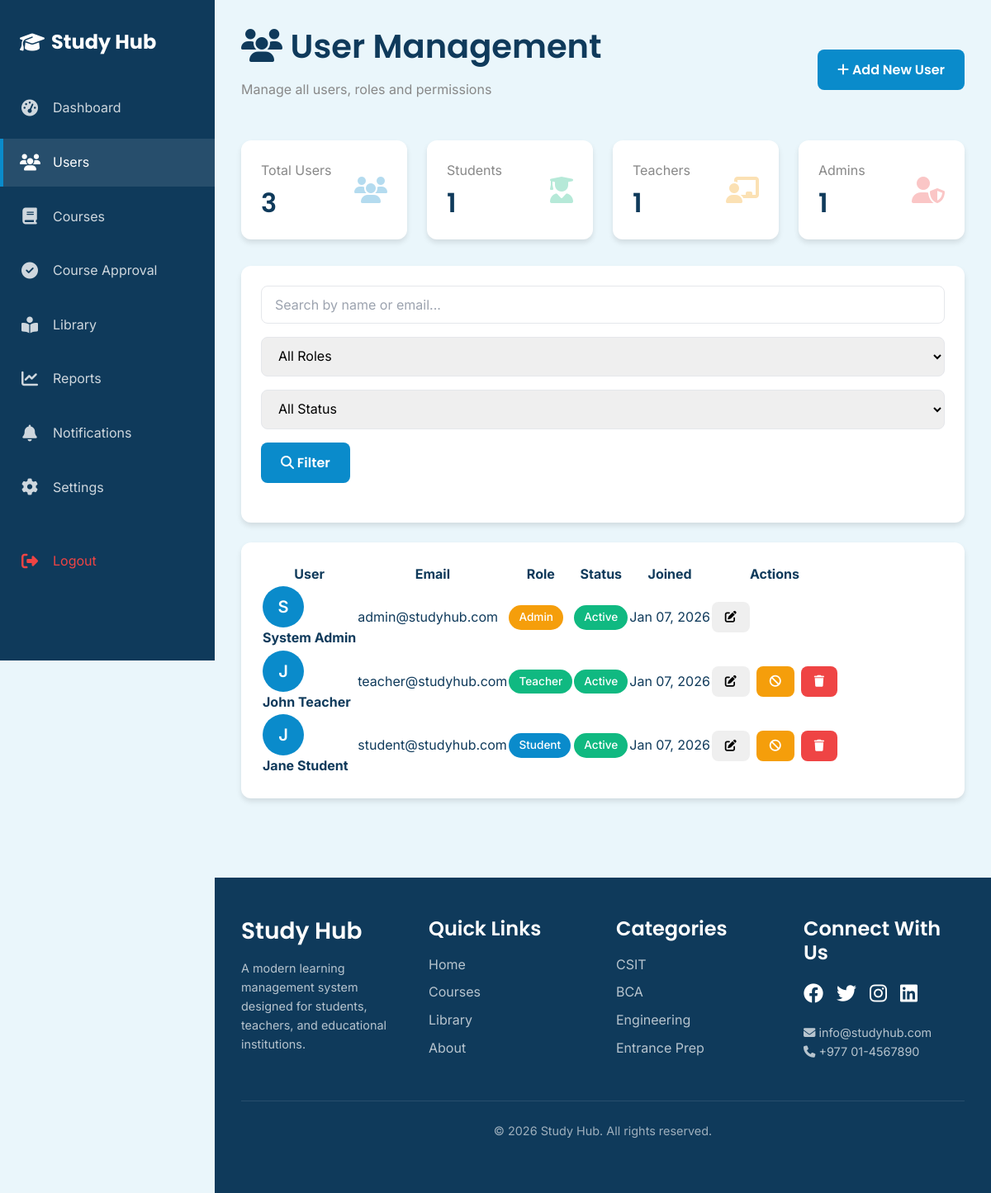
The page /admin/users.php (signed in) on the database its author committed.
### tables this page shows
CREATE TABLE users (
    id INT AUTO_INCREMENT PRIMARY KEY,
    full_name VARCHAR(100) NOT NULL,
    email VARCHAR(100) NOT NULL UNIQUE,
    password VARCHAR(255) NOT NULL,
    role ENUM('student', 'teacher', 'admin') NOT NULL DEFAULT 'student',
    profile_image VARCHAR(255) DEFAULT NULL,
    phone VARCHAR(20) DEFAULT NULL,
    address TEXT DEFAULT NULL,
    status ENUM('active', 'inactive', 'suspended') DEFAULT 'active',
    created_at TIMESTAMP DEFAULT CURRENT_TIMESTAMP,
    updated_at TIMESTAMP DEFAULT CURRENT_TIMESTAMP ON UPDATE CURRENT_TIMESTAMP,
    last_login TIMESTAMP NULL,
    INDEX idx_email (email),
    INDEX idx_role (role),
    INDEX idx_status (status)
);

### config/config.php (called while the page is built, shortened)
<?php
function getCurrentUserId() {
    return $_SESSION['user_id'] ?? null;
}
function formatDate($date) {
    return date('M d, Y', strtotime($date));
}

### admin/users.php (the view, shortened to what this page needs)
<?php
require_once '../config/config.php';
$db = new Database();
$conn = $db->getConnection();
$page = isset($_GET['page']) ? intval($_GET['page']) : 1;
$perPage = 15;
$offset = ($page - 1) * $perPage;
$searchQuery = $_GET['search'] ?? '';
$whereConditions = [];
$params = [];
$whereClause = !empty($whereConditions) ? 'WHERE ' . implode(' AND ', $whereConditions) : '';
$countQuery = "SELECT COUNT(*) FROM users $whereClause";
$countStmt = $conn->prepare($countQuery);
$countStmt->execute($params);
$totalUsers = $countStmt->fetchColumn();
$usersQuery = "SELECT * FROM users $whereClause ORDER BY created_at DESC LIMIT :limit OFFSET :offset";
$usersStmt = $conn->prepare($usersQuery);
$usersStmt->bindValue(':limit', $perPage, PDO::PARAM_INT);
$usersStmt->bindValue(':offset', $offset, PDO::PARAM_INT);
$usersStmt->execute();
$users = $usersStmt->fetchAll();
include '../includes/header.php';
?>
<div class="dashboard-layout">
    <?php include '../includes/sidebar.php'; ?>
    <div class="main-content">
        <div class="flex-between" style="margin-bottom: 2rem;">
            <div>
                <h1><i class="fas fa-users"></i> User Management</h1>
                <p style="color: var(--gray); margin-top: 0.5rem;">Manage all users, roles and permissions</p>
            </div>
            <button onclick="openModal('createUserModal')" class="btn btn-primary">
                <i class="fas fa-plus"></i> Add New User
            </button>
        </div>
        <div class="grid grid-cols-4" style="gap: 1.5rem; margin-bottom: 2rem;">
            <div class="card">
                <div class="flex-between">
                    <div>
                        <p style="color: var(--gray); margin-bottom: 0.5rem;">Total Users</p>
                        <h3 style="margin: 0; font-size: 2rem;"><?php echo $totalUsers; ?></h3>
                    </div>
                    <i class="fas fa-users" style="font-size: 2rem; color: var(--primary-blue); opacity: 0.3;"></i>
                </div>
            </div>
            <?php
            $roleStats = $conn->query("SELECT role, COUNT(*) as count FROM users GROUP BY role")->fetchAll(PDO::FETCH_KEY_PAIR);
            ?>
            <div class="card">
                <div class="flex-between">
                    <div>
                        <p style="color: var(--gray); margin-bottom: 0.5rem;">Students</p>
                        <h3 style="margin: 0; font-size: 2rem;"><?php echo $roleStats['student'] ?? 0; ?></h3>
                    </div>
                    <i class="fas fa-user-graduate" style="font-size: 2rem; color: var(--success); opacity: 0.3;"></i>
                </div>
            </div>
            <div class="card">
                <div class="flex-between">
                    <div>
                        <p style="color: var(--gray); margin-bottom: 0.5rem;">Teachers</p>
                        <h3 style="margin: 0; font-size: 2rem;"><?php echo $roleStats['teacher'] ?? 0; ?></h3>
                    </div>
                    <i class="fas fa-chalkboard-teacher" style="font-size: 2rem; color: var(--warning); opacity: 0.3;"></i>
                </div>
            </div>
            <div class="card">
                <div class="flex-between">
                    <div>
                        <p style="color: var(--gray); margin-bottom: 0.5rem;">Admins</p>
                        <h3 style="margin: 0; font-size: 2rem;"><?php echo $roleStats['admin'] ?? 0; ?></h3>
                    </div>
                    <i class="fas fa-user-shield" style="font-size: 2rem; color: var(--danger); opacity: 0.3;"></i>
                </div>
            </div>
        </div>
        <div class="card" style="margin-bottom: 1.5rem;">
            <form method="GET" class="filter-bar">
                <input type="text" name="search" class="form-control" placeholder="Search by name or email..." value="<?php echo htmlspecialchars($searchQuery); ?>">
                <select name="role" class="form-control">
                    <option value="">All Roles</option>
                </select>
                <select name="status" class="form-control">
                    <option value="">All Status</option>
                </select>
                <button type="submit" class="btn btn-primary">
                    <i class="fas fa-search"></i> Filter
                </button>
            </form>
        </div>
        <div class="card">
            <div class="table-responsive">
                <table class="table">
                    <thead>
                        <tr>
                            <th>User</th>
                            <th>Email</th>
                            <th>Role</th>
                            <th>Status</th>
                            <th>Joined</th>
                            <th>Actions</th>
                        </tr>
                    </thead>
                    <tbody>
                        <?php if (count($users) > 0): ?>
                            <?php foreach ($users as $user): ?>
                            <tr>
                                <td>
                                    <div class="flex-start" style="gap: 1rem; align-items: center;">
                                        <div class="user-avatar">
                                            <?php echo strtoupper(substr($user['full_name'], 0, 1)); ?>
                                        </div>
                                        <strong><?php echo htmlspecialchars($user['full_name']); ?></strong>
                                    </div>
                                </td>
                                <td><?php echo htmlspecialchars($user['email']); ?></td>
                                <td>
                                    <span class="badge badge-<?php
                                        echo $user['role'] === 'student' ? 'primary' :
                                             ($user['role'] === 'teacher' ? 'success' : 'warning');
                                    ?>">
                                        <?php echo ucfirst($user['role']); ?>
                                    </span>
                                </td>
                                <td>
                                    <span class="badge badge-<?php
                                        echo $user['status'] === 'active' ? 'success' :
                                             ($user['status'] === 'inactive' ? 'secondary' : 'danger');
                                    ?>">
                                        <?php echo ucfirst($user['status']); ?>
                                    </span>
                                </td>
                                <td><?php echo formatDate($user['created_at']); ?></td>
                                <td>
                                    <div class="table-actions">
                                        <button onclick='editUser(<?php echo json_encode($user); ?>)' class="btn btn-sm btn-info" title="Edit">
                                            <i class="fas fa-edit"></i>
                                        </button>
                                        <?php if ($user['id'] != getCurrentUserId()): ?>
                                        <form method="POST" style="display: inline;" onsubmit="return confirm('Are you sure?');">
                                            <button type="submit" class="btn btn-sm btn-<?php echo $user['status'] === 'active' ? 'warning' : 'success'; ?>" title="<?php echo $user['status'] === 'active' ? 'Suspend' : 'Activate'; ?>">
                                                <i class="fas fa-<?php echo $user['status'] === 'active' ? 'ban' : 'check'; ?>"></i>
                                            </button>
                                        </form>
                                        <form method="POST" style="display: inline;" onsubmit="return confirm('Are you sure you want to delete this user? This action cannot be undone.');">
                                            <button type="submit" class="btn btn-sm btn-danger" title="Delete">
                                                <i class="fas fa-trash"></i>
                                            </button>
                                        </form>
                                        <?php endif; ?>
                                    </div>
                                </td>
                            </tr>
                            <?php endforeach; ?>
                        <?php endif; ?>
                    </tbody>
                </table>
            </div>
        </div>
    </div>
    <?php include '../includes/footer.php'; ?>

### assets/css/style.css (style rules this page uses)
:root { --primary-blue: #0A8BCB; --secondary-blue: #1E9ED8; --background: #EAF6FB; --dark-text: #0F3A5B; --white: #FFFFFF; --light-gray: #F5F5F5; --gray: #888888; --success: #10B981; --warning: #F59E0B; --danger: #EF4444; --info: #3B82F6; --shadow-sm: 0 1px 3px rgba(0, 0, 0, 0.1); --shadow-md: 0 4px 6px rgba(0, 0, 0, 0.1); --shadow-lg: 0 10px 15px rgba(0, 0, 0, 0.1); --shadow-xl: 0 20px 25px rgba(0, 0, 0, 0.15); --radius-sm: 6px; --radius-md: 8px; --radius-lg: 12px; --radius-xl: 16px; --radius-full: 9999px; --spacing-xs: 0.5rem; --spacing-sm: 1rem; --spacing-md: 1.5rem; --spacing-lg: 2rem; --spacing-xl: 3rem; --font-heading: 'Poppins', sans-serif; --font-body: 'Inter', sans-serif; }
* { margin: 0; padding: 0; box-sizing: border-box; }
html { font-size: 16px; scroll-behavior: smooth; }
body { font-family: var(--font-body); color: var(--dark-text); background-color: var(--background); line-height: 1.6; overflow-x: hidden; }
h1, h2, h3, h4, h5, h6 { font-family: var(--font-heading); font-weight: 600; line-height: 1.2; margin-bottom: 1rem; color: var(--dark-text); }
h1 { font-size: 2.5rem; }
h3 { font-size: 1.75rem; }
p { margin-bottom: 1rem; color: var(--dark-text); }
.user-avatar { width: 40px; height: 40px; border-radius: var(--radius-full); background: var(--primary-blue); color: white; display: flex; align-items: center; justify-content: center; font-weight: 600; }
.dashboard-layout { display: flex; min-height: 100vh; flex-direction: column; }
.main-content { flex: 1; margin-left: 260px; padding: 2rem; transition: all 0.3s ease; width: calc(100% - 260px); }
.card { background: var(--white); border-radius: var(--radius-lg); box-shadow: var(--shadow-md); padding: 1.5rem; transition: all 0.3s ease; }
.btn { display: inline-block; padding: 0.75rem 1.5rem; font-family: var(--font-heading); font-size: 1rem; font-weight: 600; text-align: center; border: none; border-radius: var(--radius-md); cursor: pointer; transition: all 0.3s ease; text-decoration: none; }
.btn-primary { background: var(--primary-blue); color: white; }
.btn-warning { background: var(--warning); color: white; }
.btn-danger { background: var(--danger); color: white; }
.btn-sm { padding: 0.5rem 1rem; font-size: 0.875rem; }
.form-control { width: 100%; padding: 0.75rem 1rem; border: 1px solid #E5E7EB; border-radius: var(--radius-md); font-family: var(--font-body); font-size: 1rem; transition: all 0.3s ease; }
.form-control::placeholder { color: #9CA3AF; }
.grid { display: grid; gap: 1.5rem; }
.grid-cols-4 { grid-template-columns: repeat(4, 1fr); }
.flex-between { display: flex; justify-content: space-between; align-items: center; }
.badge { display: inline-block; padding: 0.25rem 0.75rem; border-radius: var(--radius-full); font-size: 0.85rem; font-weight: 500; }
.badge-primary { background: var(--primary-blue); color: white; }
.badge-success { background: var(--success); color: white; }
.badge-warning { background: var(--warning); color: white; }

### admin/users.php (style rules this page uses)
.user-avatar { width: 50px; height: 50px; border-radius: 50%; background: var(--primary-blue); color: white; display: flex; align-items: center; justify-content: center; font-size: 1.25rem; font-weight: 600; }
.filter-bar { display: flex; gap: 1rem; margin-bottom: 1.5rem; flex-wrap: wrap; }
.filter-bar .form-control { min-width: 200px; }
.table-actions { display: flex; gap: 0.5rem; }

### rows shown on the page
users: full_name "S", full_name "System Admin", email "admin@studyhub.com", role "Admin", status "Active", created_at "Jan 07, 2026"
users: full_name "J", full_name "John Teacher", email "teacher@studyhub.com", role "Teacher", status "Active", created_at "Jan 07, 2026"
users: full_name "J", full_name "Jane Student", email "student@studyhub.com", role "Student", status "Active", created_at "Jan 07, 2026"

### other values the page prints
$item['label'] "Dashboard"
$item['label'] "Users"
$item['label'] "Courses"
$item['label'] "Course Approval"
$item['label'] "Library"
$item['label'] "Reports"
$item['label'] "Notifications"
$item['label'] "Settings"
$totalUsers "3"
$roleStats['student'] "1"
$roleStats['teacher'] "1"
$roleStats['admin'] "1"
